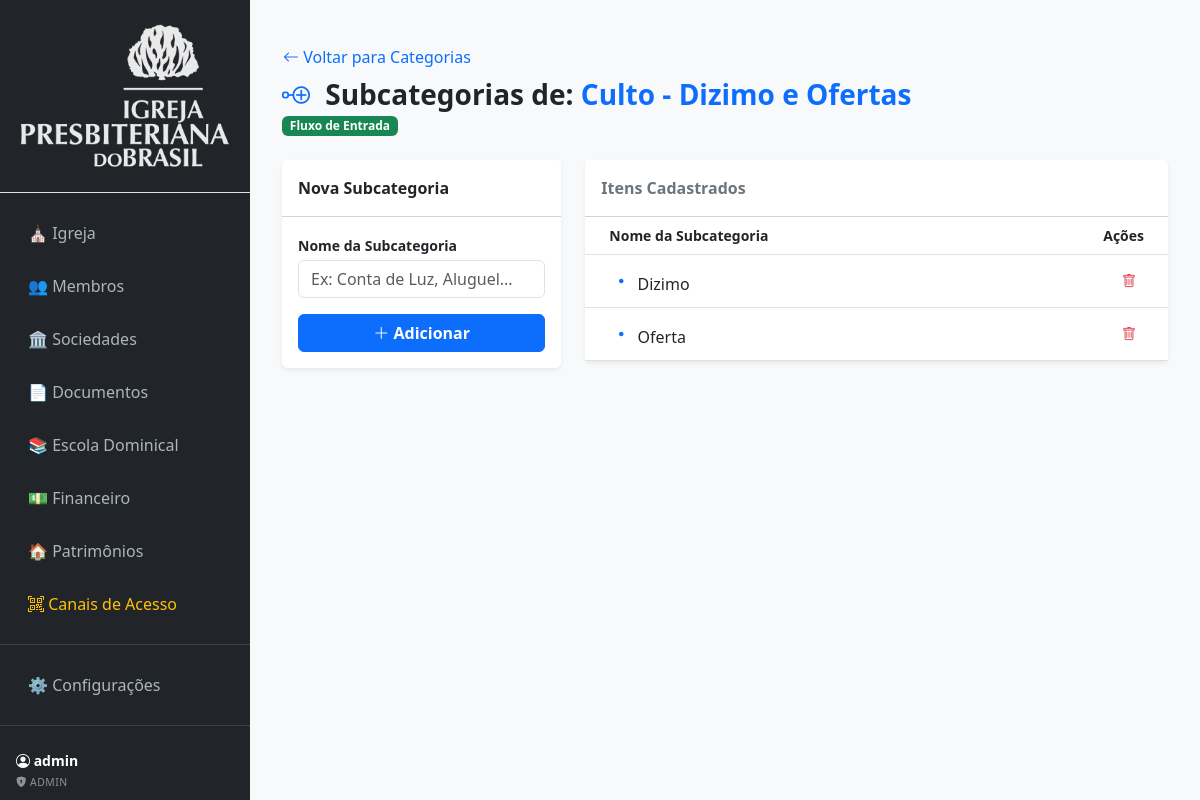
/financeiro/subcategorias?cat_id=18 (signed in), run on the app's committed database.
### tables this page shows
CREATE TABLE `financeiro_categorias` (
  `financeiro_categoria_id` int(11) NOT NULL,
  `financeiro_categoria_igreja_id` int(11) DEFAULT NULL,
  `financeiro_categoria_nome` varchar(100) DEFAULT NULL,
  `financeiro_categoria_tipo` enum('entrada','saida') DEFAULT NULL
);

CREATE TABLE `financeiro_subcategorias` (
  `subcategoria_id` int(11) NOT NULL,
  `subcategoria_igreja_id` int(11) NOT NULL,
  `subcategoria_categoria_id` int(11) NOT NULL,
  `subcategoria_nome` varchar(100) NOT NULL
);

### app/Controllers/FinanceiroController.php (called while the page is built, shortened)
<?php
class FinanceiroController extends Controller {
    private $model;
    public function __construct() {
        $this->model = new Financeiro();
    }
	public function subcategorias() {
		$igrejaId = $_SESSION['usuario_igreja_id'];
		$catSelecionadaId = $_GET['cat_id'] ?? null;
		$categorias = $this->model->getCategorias($igrejaId);
		$dadosAgrupados = $this->model->getCategoriasAgrupadas($igrejaId);
		$this->view('financeiro/subcategorias', [
			'categorias' => $categorias,
			'dados' => $dadosAgrupados,
			'cat_selecionada_id' => $catSelecionadaId
		]);
	}
}

### app/Core/Router.php (called while the page is built, shortened)
<?php
require_once __DIR__ . '/Autoload.php';
class Router
{
    public function run()
    {
        $url = $this->getUrl();
		$method = $url[1] ?? 'index';
        $params = array_slice($url, 2);
        $controller = new $controllerClass();
        call_user_func_array([$controller, $method], $params);
    }
    private function getUrl()
    {
        if (!empty($_GET['url'])) {
            $url = rtrim($_GET['url'], '/');
            $url = filter_var($url, FILTER_SANITIZE_URL);
            return explode('/', $url);
        }
        return [];
    }
}

### public/index.php (called while the page is built, shortened)
<?php
$config = require '../config/app.php';
require_once '../app/Core/Router.php';
$router = new Router();
$router->run();

### config/app.php (called while the page is built)
<?php
return [
    'base_path' => '/',
    'base_url' => 'http://ekklesia.local/'
];

### app/Helpers/url.php (called while the page is built, shortened)
<?php
function base_path()
{
    static $base = null;
    if ($base === null) {
        $config = require __DIR__ . '/../../config/app.php';
        $base = rtrim($config['base_path'], '/');
    }
    return $base;
}
function url($path = '')
{
    return base_path() . '/' . ltrim($path, '/');
}

### app/Models/Financeiro.php (called while the page is built, shortened)
<?php
class Financeiro {
    private $db;
    public function __construct() {
        $this->db = Database::getInstance();
    }
	public function getCategoriasAgrupadas($igrejaId) {
		$sql = "SELECT
					c.financeiro_categoria_id,
					c.financeiro_categoria_nome,
					c.financeiro_categoria_tipo,
					s.subcategoria_id,
					s.subcategoria_nome
				FROM financeiro_categorias c
				LEFT JOIN financeiro_subcategorias s ON c.financeiro_categoria_id = s.subcategoria_categoria_id
				WHERE c.financeiro_categoria_igreja_id = ?
				/* Ordena primeiro por TIPO (entrada antes de saida) e depois pelo NOME */
				ORDER BY c.financeiro_categoria_tipo ASC, c.financeiro_categoria_nome ASC, s.subcategoria_nome ASC";
		$stmt = $this->db->prepare($sql);
		$stmt->execute([$igrejaId]);
		$dados = $stmt->fetchAll(\PDO::FETCH_ASSOC);
		$agrupado = [];
		foreach ($dados as $linha) {
			$catId = $linha['financeiro_categoria_id'];
			if (!isset($agrupado[$catId])) {
				$agrupado[$catId] = [
					'id'   => $catId,
					'nome' => $linha['financeiro_categoria_nome'],
					'tipo' => $linha['financeiro_categoria_tipo'],
					'subs' => []
				];
			}
			if ($linha['subcategoria_id']) {
				$agrupado[$catId]['subs'][] = [
					'id'   => $linha['subcategoria_id'],
					'nome' => $linha['subcategoria_nome']
				];
			}
		}
		return $agrupado;
	}
}

### app/Core/Autoload.php (called while the page is built, shortened)
<?php
spl_autoload_register(function ($class) {
    $prefix = 'App\\';
    $base_dir = __DIR__ . '/../';
    $len = strlen($prefix);
    $relative_class = substr($class, $len);
    $file = $base_dir . str_replace('\\', '/', $relative_class) . '.php';
});
require_once __DIR__ . '/../Helpers/url.php';

### config/database.php (called while the page is built)
<?php
return [
    'host'   => '127.0.0.1',
    'port'   => '3306',
    'dbname' => 'EKKLESIA',
    'user'   => 'root',
    'pass'   => 'NovaSenhaForteAqui',
];

### app/Core/Database.php (called while the page is built, shortened)
<?php
class Database
{
    private static ?PDO $instance = null;
    public static function getInstance(): PDO
    {
        if (self::$instance === null) {
            $config = require __DIR__ . '/../../config/database.php';
            $dsn = "mysql:host={$config['host']};port={$config['port']};dbname={$config['dbname']};charset=utf8mb4";
            try {
                self::$instance = new PDO(
                    $dsn,
                    $config['user'],
                    $config['pass'],
                    [
                        PDO::ATTR_ERRMODE => PDO::ERRMODE_EXCEPTION,
                        PDO::ATTR_DEFAULT_FETCH_MODE => PDO::FETCH_ASSOC,
                        PDO::ATTR_EMULATE_PREPARES => false,
                        PDO::MYSQL_ATTR_INIT_COMMAND => "SET time_zone = '-03:00'"
                    ]
                );
            } catch (PDOException $e) {
                die("Erro ao conectar no banco: " . $e->getMessage());
            }
        }
        return self::$instance;
    }
}

### app/Views/paginas/financeiro/subcategorias.php (the view, shortened to what this page needs)
<?php
$cat_id_url = $_GET['cat_id'] ?? null;
$categoria_atual = null;
foreach($dados as $cat) {
    if ($cat['id'] == $cat_id_url) {
        $categoria_atual = $cat;
        break;
    }
}
?>
<div class="container-fluid py-4">
    <div class="mb-4">
        <a href="<?= url('financeiro/categorias') ?>" class="btn btn-link text-decoration-none p-0 mb-2">
            <i class="bi bi-arrow-left"></i> Voltar para Categorias
        </a>
        <div class="d-flex justify-content-between align-items-center">
            <div>
                <h3 class="fw-bold mb-0">
                    <i class="bi bi-node-plus me-2 text-primary"></i>
                    Subcategorias de: <span class="text-primary"><?= $categoria_atual['nome'] ?? 'Não encontrada' ?></span>
                </h3>
                <span class="badge <?= ($categoria_atual['tipo'] ?? '') == 'entrada' ? 'bg-success' : 'bg-danger' ?> mt-1">
                    Fluxo de <?= ucfirst($categoria_atual['tipo'] ?? '') ?>
                </span>
            </div>
        </div>
    </div>
    <div class="row">
        <div class="col-md-4 mb-4">
            <div class="card border-0 shadow-sm">
                <div class="card-header bg-white fw-bold py-3">
                    Nova Subcategoria
                </div>
                <div class="card-body">
                    <form action="<?= url('financeiro/salvar_subcategoria') ?>" method="POST">
                        <div class="mb-3">
                            <label class="small fw-bold mb-1">Nome da Subcategoria</label>
                            <input type="text" name="nome" class="form-control" placeholder="Ex: Conta de Luz, Aluguel..." required autofocus>
                        </div>
                        <button type="submit" class="btn btn-primary w-100 fw-bold">
                            <i class="bi bi-plus-lg"></i> Adicionar
                        </button>
                    </form>
                </div>
            </div>
        </div>
        <div class="col-md-8">
            <div class="card border-0 shadow-sm">
                <div class="card-header bg-white fw-bold py-3 text-secondary">
                    Itens Cadastrados
                </div>
                <div class="card-body p-0">
                    <div class="table-responsive">
                        <table class="table table-hover align-middle mb-0">
                            <thead class="bg-light small">
                                <tr>
                                    <th class="ps-4">Nome da Subcategoria</th>
                                    <th class="text-end pe-4">Ações</th>
                                </tr>
                            </thead>
                            <tbody>
                                <?php if(!empty($categoria_atual['subs'])): ?>
                                    <?php foreach($categoria_atual['subs'] as $sub): ?>
                                    <tr>
                                        <td class="ps-4">
                                            <i class="bi bi-dot text-primary fs-4"></i> <?= $sub['nome'] ?>
                                        </td>
                                        <td class="text-end pe-4">
											<a href="<?= url('financeiro/excluir_subcategoria/'.$sub['id'].'?cat_id='.$cat_id_url) ?>"
											   class="btn btn-sm btn-outline-danger border-0"
											   onclick="return confirm('Deseja realmente excluir esta subcategoria?')">
												<i class="bi bi-trash"></i>
											</a>
                                        </td>
                                    </tr>
                                    <?php endforeach; ?>
                                <?php endif; ?>
                            </tbody>
                        </table>
                    </div>
                </div>
            </div>
        </div>
    </div>
</div>

### data on the page
financeiro_categorias: financeiro_subcategorias.subcategoria_nome "Dizimo", financeiro_subcategorias.subcategoria_nome "Oferta"

### other printed values
$_SESSION['usuario_nome'] "admin"
implode(' | ', $perfisUsuario) "ADMIN"
$categoria_atual['nome'] "Culto - Dizimo e Ofertas"
$categoria_atual['tipo'] "Entrada"
